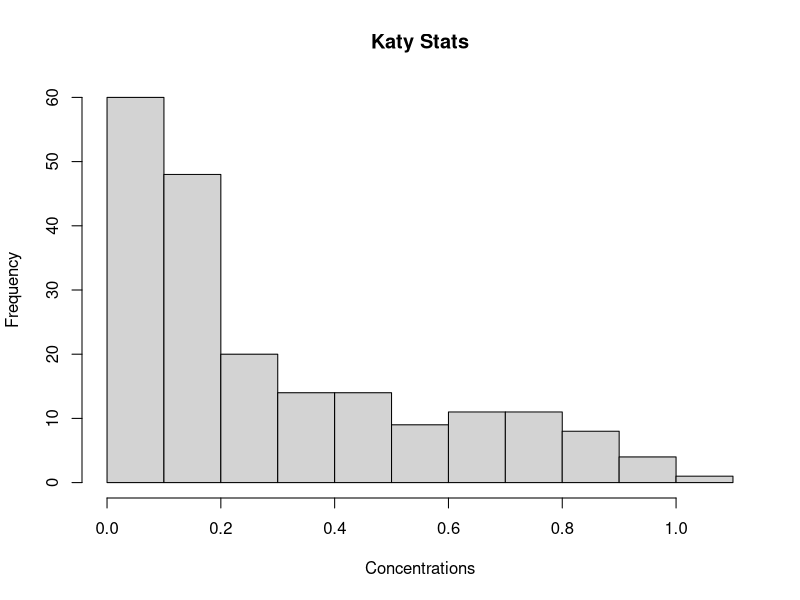
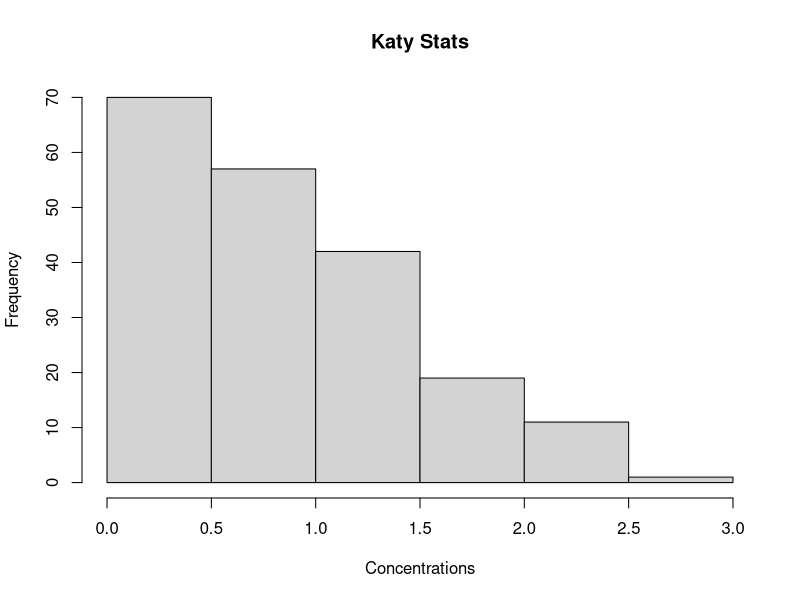
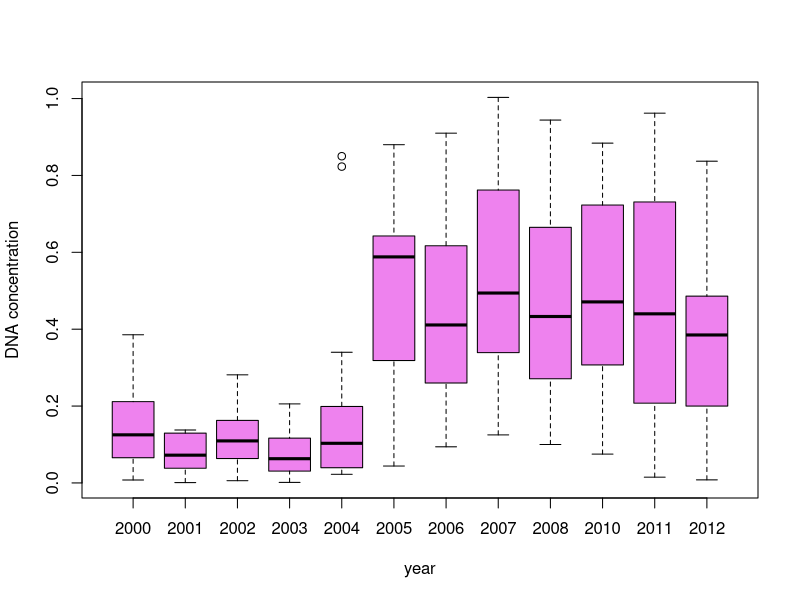
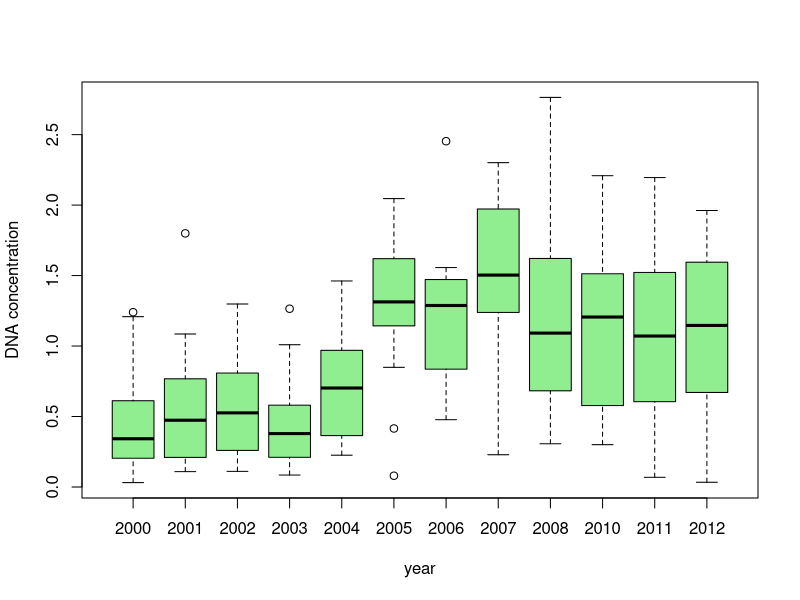
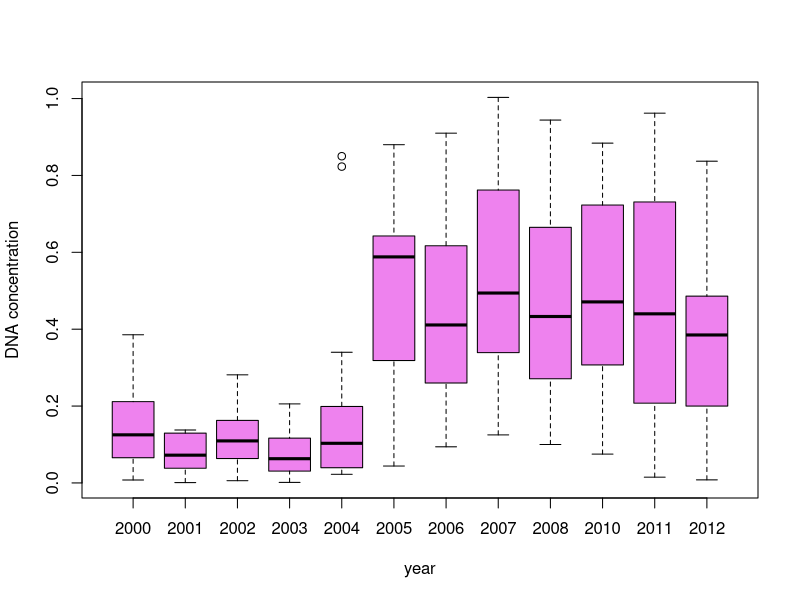
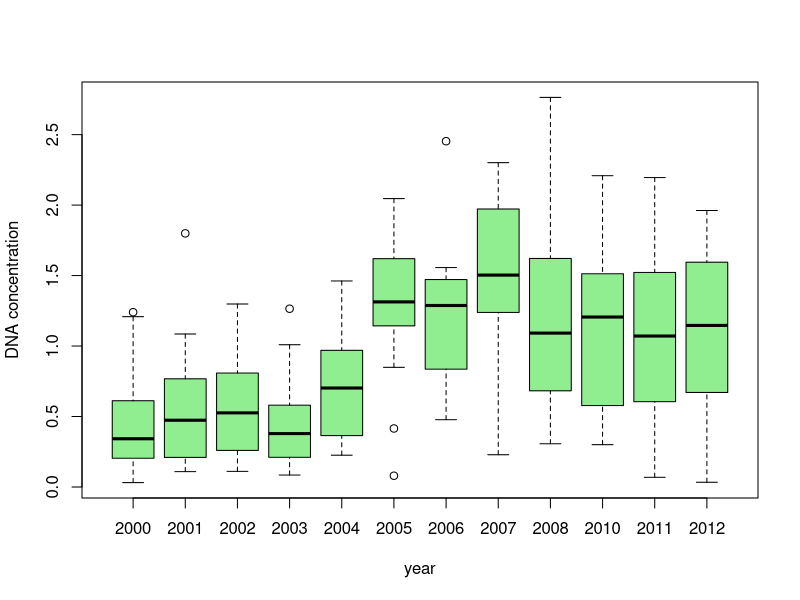

These figures' R source, in order: (Note: this script raises an error after producing the figures.)
library(tidyverse)

read.csv("./DNA_Conc_by_Extraction_Date.csv")

dna = read.csv("./DNA_Conc_by_Extraction_Date.csv")

names(dna)
summary(dna)
class(dna)
dim(dna)
str(dna)

hist(dna$DNA_Concentration_Katy,main = "Katy Stats",xlab = "Concentrations")
hist(dna$DNA_Concentration_Ben,main = "Katy Stats",xlab = "Concentrations")

boxplot(DNA_Concentration_Katy~Year_Collected, data=dna, xlab="year", ylab="DNA concentration", col= "violet")
boxplot(DNA_Concentration_Ben~Year_Collected, data = dna, xlab = "year", ylab = "DNA concentration", col = "light green")

jpeg("./Bigelow_Plot1.jpeg")
boxplot(DNA_Concentration_Katy~Year_Collected, data=dna, xlab="year", ylab="DNA concentration", col= "violet")
dev.off()

jpeg("./Bigelow_Plot2.jpeg")
boxplot(DNA_Concentration_Ben~Year_Collected, data = dna, xlab = "year", ylab = "DNA concentration", col = "light green")
dev.off()

bvk <- (dna$DNA_Concentration_Ben-dna$DNA_Concentration_Katy)
min(bvk)
dna$Year_Collected[diff == min(diff)]

downlab <- dna %>% filter(Lab == "Downstairs")
downlab$Date_Collected <- as.POSIXct(downlab$Date_Collected)
#dna$Date_Collected <- as.character(dna$Date_Collected)

class(dna$Date_Collected)
plot(downlab$Date_Collected,downlab$DNA_Concentration_Ben,main = "Ben's Data Over Time",xlab = "Date Collected",ylab = "Concentration")

jpeg("./Practice_Ben_DNA_over_time.jpg")
plot(downlab$Date_Collected,downlab$DNA_Concentration_Ben,main = "Ben's Data Over Time",xlab = "Date Collected",ylab = "Concentration")
dev.off()